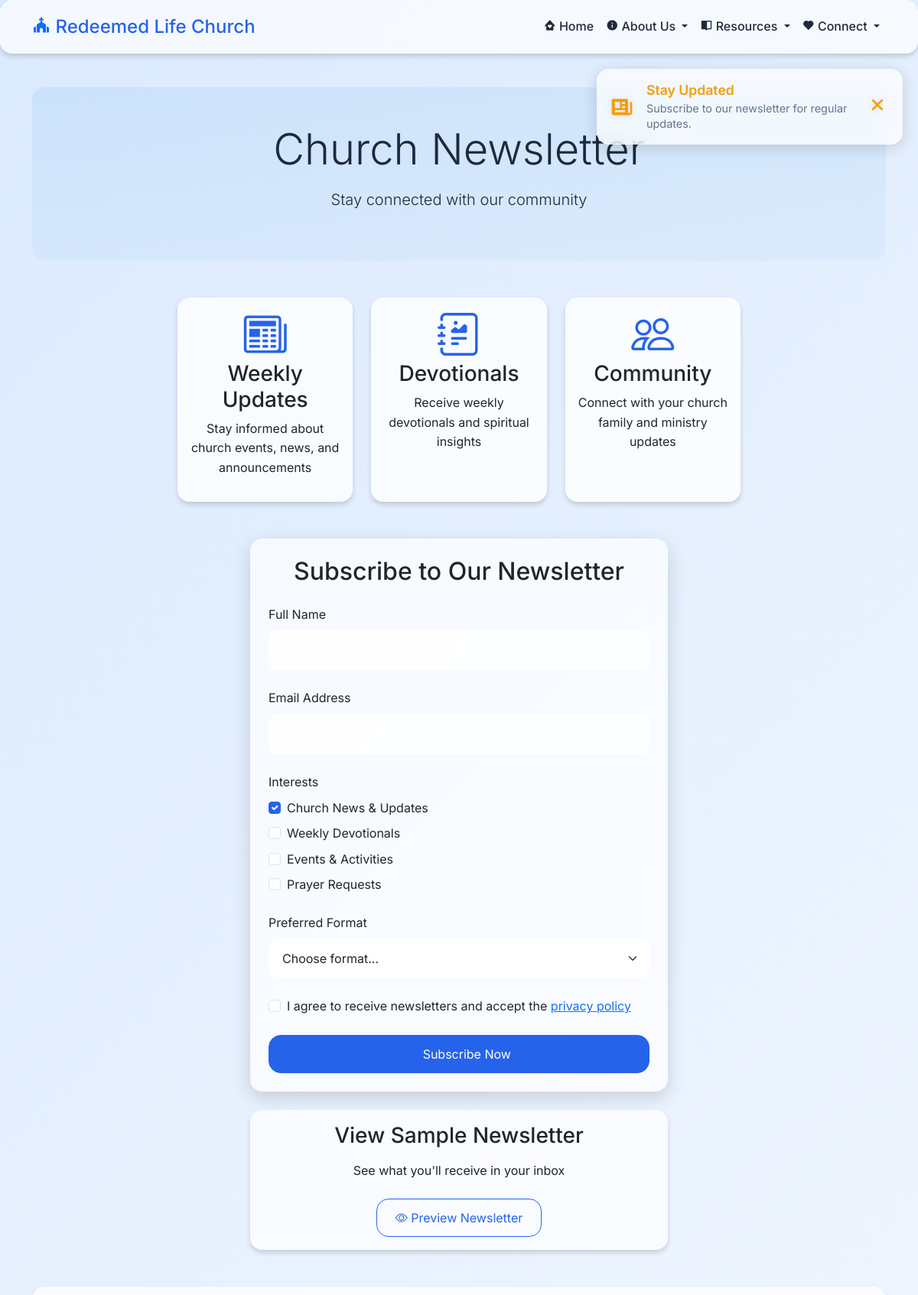
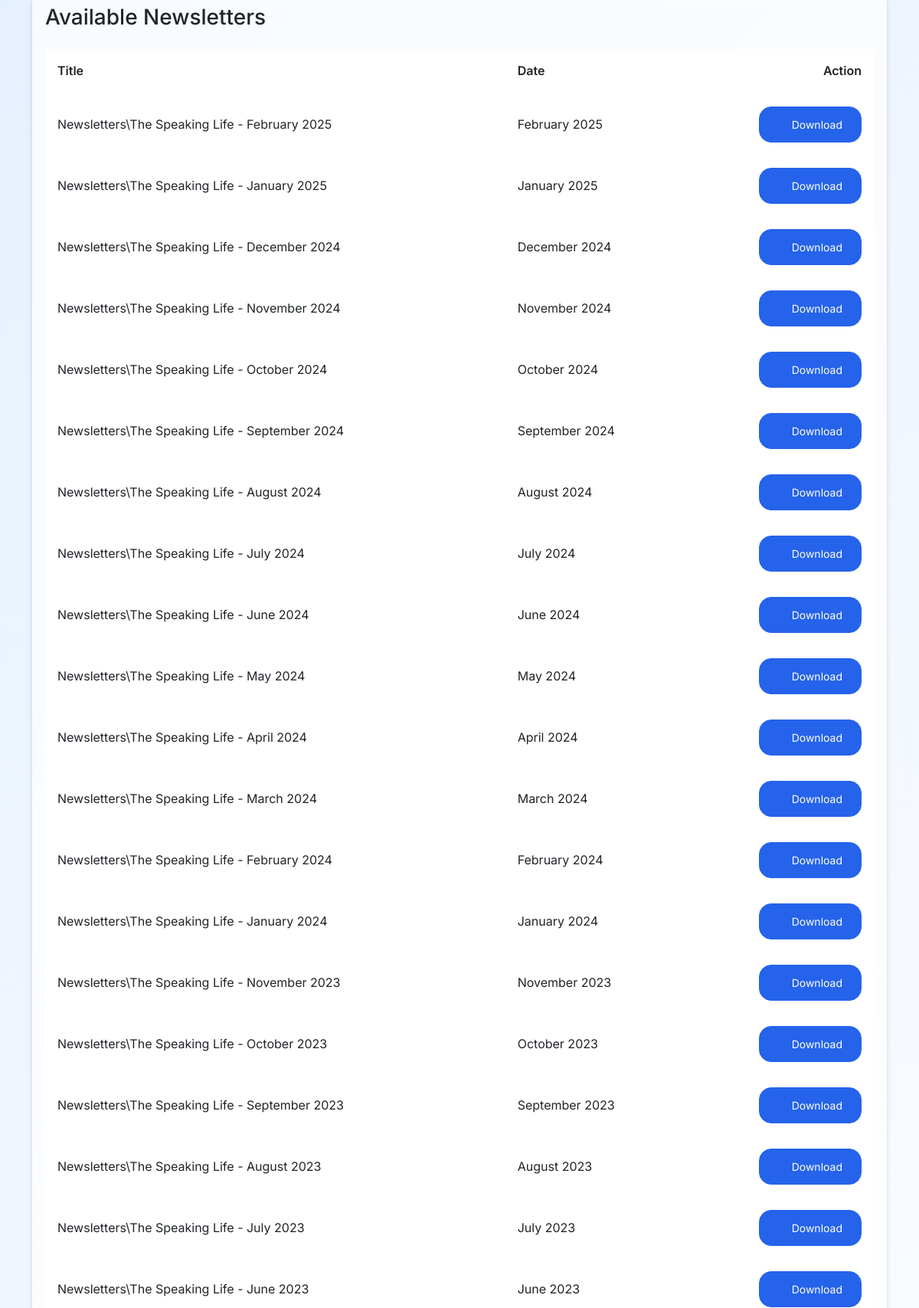
The page /newsletter/ (upper part) on the database its author committed (2 pictures, top to bottom).
### core/models.py (models this page shows, shortened)
class Newsletter(models.Model):
    title = models.CharField(max_length=200)
    file = models.FileField(upload_to='newsletters/')
    description = models.TextField(blank=True)
    date_created = models.DateTimeField()
    is_published = models.BooleanField(default=False)
    class Meta:
        ordering = ['-date_created']
    def get_display_name(self):
        filename = os.path.basename(self.file.name)
        filename = filename.replace('.pdf', '')
        name_part = filename.split('_')[0]
        name_part = name_part.replace('-', ' ').title()
        date_str = self.date_created.strftime('%B %Y')
        return f"{name_part} - {date_str}"

### core/views.py (the view)
# urls.py: path('newsletter/', views.newsletter, name='newsletter'),
def newsletter(request):
    if request.method == 'POST':
        messages.success(request, 'Successfully subscribed to the newsletter!')
        return redirect('newsletter')
    newsletters = Newsletter.objects.filter(is_published=True).order_by('-date_created')
    return render(request, 'core/newsletter.html', {
        'newsletters': newsletters
    })

### core/templates/core/newsletter.html (shortened to what this page needs)
{% extends 'core/base.html' %}
{% load static %}
{% block content %}
<div class="newsletter-hero text-center mb-5">
    <h1 class="display-4 mb-3">Church Newsletter</h1>
    <p class="lead">Stay connected with our community</p>
</div>
<div class="row justify-content-center">
    <div class="col-lg-8 mb-5">
        <div class="row g-4">
            <div class="col-md-4">
                <div class="card h-100 feature-card text-center">
                    <div class="card-body">
                        <i class="bi bi-newspaper display-4 mb-3"></i>
                        <h3>Weekly Updates</h3>
                        <p>Stay informed about church events, news, and announcements</p>
                    </div>
                </div>
            </div>
            <div class="col-md-4">
                <div class="card h-100 feature-card text-center">
                    <div class="card-body">
                        <i class="bi bi-journal-richtext display-4 mb-3"></i>
                        <h3>Devotionals</h3>
                        <p>Receive weekly devotionals and spiritual insights</p>
                    </div>
                </div>
            </div>
            <div class="col-md-4">
                <div class="card h-100 feature-card text-center">
                    <div class="card-body">
                        <i class="bi bi-people display-4 mb-3"></i>
                        <h3>Community</h3>
                        <p>Connect with your church family and ministry updates</p>
                    </div>
                </div>
            </div>
        </div>
    </div>
    <div class="col-lg-6">
        <div class="card subscription-card">
            <div class="card-body p-4">
                <h2 class="text-center mb-4">Subscribe to Our Newsletter</h2>
                <form id="newsletter-form" method="post" class="needs-validation" novalidate>
                    <div class="mb-4">
                        <label class="form-label">Full Name</label>
                        <input type="text" class="form-control" name="name" required>
                    </div>
                    <div class="mb-4">
                        <label class="form-label">Email Address</label>
                        <input type="email" class="form-control" name="email" required>
                    </div>
                    <div class="mb-4">
                        <label class="form-label">Interests</label>
                        <div class="form-check mb-2">
                            <input class="form-check-input" type="checkbox" name="interests" value="church_news" checked>
                            <label class="form-check-label">Church News & Updates</label>
                        </div>
                        <div class="form-check mb-2">
                            <input class="form-check-input" type="checkbox" name="interests" value="devotionals">
                            <label class="form-check-label">Weekly Devotionals</label>
                        </div>
                        <div class="form-check mb-2">
                            <input class="form-check-input" type="checkbox" name="interests" value="events">
                            <label class="form-check-label">Events & Activities</label>
                        </div>
                        <div class="form-check">
                            <input class="form-check-input" type="checkbox" name="interests" value="prayer_requests">
                            <label class="form-check-label">Prayer Requests</label>
                        </div>
                    </div>
                    <div class="mb-4">
                        <label class="form-label">Preferred Format</label>
                        <select class="form-select" name="format" required>
                            <option value="">Choose format...</option>
                        </select>
                    </div>
                    <div class="mb-4">
                        <div class="form-check">
                            <input class="form-check-input" type="checkbox" name="privacy" required>
                            <label class="form-check-label">
                                I agree to receive newsletters and accept the <a href="#">privacy policy</a>
                            </label>
                        </div>
                    </div>
                    <button type="submit" class="btn btn-primary w-100">
                        <i class="bi bi-envelope-check"></i> Subscribe Now
                    </button>
                </form>
            </div>
        </div>
        <div class="card mt-4">
            <div class="card-body text-center">
                <h3 class="mb-3">View Sample Newsletter</h3>
                <p class="mb-4">See what you'll receive in your inbox</p>
                <button class="btn btn-outline-primary" data-bs-toggle="modal" data-bs-target="#sampleNewsletter">
                    <i class="bi bi-eye"></i> Preview Newsletter
                </button>
            </div>
        </div>
    </div>
</div>
<div class="col-12 mt-5">
    <div class="card">
        <div class="card-body">
            <h3 class="card-title mb-4">Available Newsletters</h3>
            <div class="table-responsive">
                <table class="table table-hover">
                    <thead>
                        <tr>
                            <th>Title</th>
                            <th>Date</th>
                            <th class="text-end">Action</th>
                        </tr>
                    </thead>
                    <tbody>
                        {% for newsletter in newsletters %}
                        <tr>
                            <td class="align-middle">{{ newsletter.get_display_name }}</td>
                            <td class="align-middle">{{ newsletter.date_created|date:"F Y" }}</td>
                            <td class="align-middle text-end">
                                <a href="{{ newsletter.file.url }}" class="btn btn-sm btn-primary" target="_blank">
                                    <i class="bi bi-download"></i> Download
                                </a>
                            </td>
                        </tr>
                        {% empty %}
                        <tr>
                            <td colspan="3" class="text-center">No newsletters available yet.</td>
                        </tr>
                        {% endfor %}
                    </tbody>
                </table>
            </div>
        </div>
    </div>
</div>
{% endblock %}

### core/templates/core/base.html (shortened to what this page needs)
{% load static %}
<!DOCTYPE html>
<html lang="en">
<head>
    <link href="https://cdn.jsdelivr.net/npm/aos@2.3.4/dist/aos.css" rel="stylesheet">
    <link href="https://cdn.jsdelivr.net/npm/swiper@10/swiper-bundle.min.css" rel="stylesheet">
    <link href="https://cdn.jsdelivr.net/npm/lightbox2@2.11.4/dist/css/lightbox.min.css" rel="stylesheet">
    <link href="https://cdn.jsdelivr.net/npm/animate.css@4.1.1/animate.min.css" rel="stylesheet">
    <link href="https://cdn.jsdelivr.net/npm/fullcalendar@5.11.3/main.min.css" rel="stylesheet">
    <link href="https://cdn.jsdelivr.net/npm/bootstrap@5.3.0/dist/css/bootstrap.min.css" rel="stylesheet">
    <link href="https://cdn.jsdelivr.net/npm/bootstrap-icons@1.7.2/font/bootstrap-icons.css" rel="stylesheet">
    <link href="https://unpkg.com/boxicons@2.1.4/css/boxicons.min.css" rel="stylesheet">
    <link href="{% static 'css/style.css' %}" rel="stylesheet">
    <link href="https://cdn.jsdelivr.net/npm/bootstrap@5.3.0/dist/css/bootstrap.min.css" rel="stylesheet">
    <link href="https://cdn.jsdelivr.net/npm/bootstrap-icons@1.7.2/font/bootstrap-icons.css" rel="stylesheet">
    <link href="{% static 'css/style.css' %}" rel="stylesheet">
</head>
<body>
    <nav class="navbar navbar-expand-lg glass">
        <div class="container">
            <a class="navbar-brand" href="{% url 'home' %}">
                <i class="bx bxs-church text-primary"></i> Redeemed Life Church
            </a>
            <div class="collapse navbar-collapse" id="navbarNav">
                <ul class="navbar-nav ms-auto">
                    <li class="nav-item">
                        <a class="nav-link" href="{% url 'home' %}">
                            <i class="bx bxs-home-heart"></i> Home
                        </a>
                    </li>
                    <li class="nav-item dropdown">
                        <a class="nav-link dropdown-toggle" href="#" role="button" data-bs-toggle="dropdown">
                            <i class="bx bxs-info-circle"></i> About Us
                        </a>
                    </li>
                    <li class="nav-item dropdown">
                        <a class="nav-link dropdown-toggle" href="#" role="button" data-bs-toggle="dropdown">
                            <i class="bx bxs-book-open"></i> Resources
                        </a>
                    </li>
                    <li class="nav-item dropdown">
                        <a class="nav-link dropdown-toggle" href="#" role="button" data-bs-toggle="dropdown">
                            <i class="bx bxs-heart"></i> Connect
                        </a>
                    </li>
                </ul>
            </div>
        </div>
    </nav>
    <main>
        <div class="container my-4">
            {% block content %}
            {% endblock %}
        </div>
    </main>
</body>
</html>

### static/css/style.css (style rules this page uses)
:root { --primary: #2563eb; --primary-dark: #1d4ed8; --primary-light: #dbeafe; --secondary: #f59e0b; --secondary-dark: #d97706; --secondary-light: #fef3c7; --background: #ffffff; --surface: rgba(255, 255, 255, 0.8); --glass: rgba(255, 255, 255, 0.7); --border: rgba(255, 255, 255, 0.2); --text: #1e293b; --text-light: #64748b; --shadow-sm: 0 2px 4px rgba(0, 0, 0, 0.1); --shadow: 0 4px 6px rgba(0, 0, 0, 0.15); --shadow-lg: 0 8px 24px rgba(0, 0, 0, 0.15); --glass-blur: blur(10px); --glass-border: 1px solid var(--border); --glass-radius: 1rem; --glass-dark: rgba(255, 255, 255, 0.8); }
body { font-family: 'Inter', sans-serif; background: linear-gradient(135deg, var(--primary-light) 0%, var(--background) 100%); color: var(--text); line-height: 1.6; min-height: 100vh; }
.navbar { background: var(--glass); backdrop-filter: var(--glass-blur); box-shadow: var(--shadow); padding: 0.75rem 0; position: fixed; width: 100%; top: 0; z-index: 1000; transition: all 0.3s ease; height: 70px; border-bottom: var(--glass-border); }
.navbar-brand { font-size: 1.5rem; font-weight: 500; color: var(--primary); }
.nav-link { font-weight: 500; color: var(--text) !important; }
.card { background: var(--glass); backdrop-filter: var(--glass-blur); border: var(--glass-border); border-radius: var(--glass-radius); box-shadow: var(--shadow); transition: transform 0.3s ease, box-shadow 0.3s ease; }
.btn { padding: 0.75rem 1.5rem; border-radius: var(--glass-radius); transition: all 0.3s ease; }
.btn-primary { background-color: var(--primary); border-color: var(--primary); color: white; }
.btn-outline-primary { color: var(--primary); border-color: var(--primary); }
.bi { color: var(--primary); }
.form-control { background: var(--surface); border: var(--glass-border); border-radius: var(--glass-radius); padding: 0.75rem 1rem; transition: all 0.3s ease; }
main { padding-top: 90px; min-height: calc(100vh - 400px); }
.newsletter-hero { background: linear-gradient(rgba(52, 152, 219, 0.1), rgba(52, 152, 219, 0.05)); padding: 3rem 0; border-radius: 1rem; margin-bottom: 2rem; }
.feature-card { border: none; background: var(--surface); transition: transform 0.3s ease, box-shadow 0.3s ease; }
.feature-card i { color: var(--primary); margin-bottom: 1rem; }
.subscription-card { border: none; box-shadow: var(--shadow-lg); border-radius: 1rem; }
.form-control, .form-select { padding: 0.75rem 1rem; border-radius: 0.75rem; border: 2px solid var(--border); transition: all 0.3s ease; }
.form-check-input:checked { background-color: var(--primary); border-color: var(--primary); }
.table-responsive { margin: 0; padding: 0; width: 100%; overflow-x: auto; -webkit-overflow-scrolling: touch; }
.table { width: 100%; margin-bottom: 0; background-color: var(--background); border-collapse: collapse; }
.table th { font-weight: 600; border-bottom: 2px solid var(--border); padding: 1rem; }
.table td { padding: 1rem; border-bottom: 1px solid var(--border); }
.glass { background: var(--glass); backdrop-filter: var(--glass-blur); border: var(--glass-border); border-radius: var(--glass-radius); }
.nav-link i { transition: transform 0.3s ease; }

### rows shown on the page
Newsletter: get_display_name "Newsletters\\The Speaking Life - February 2025", date_created "February 2025"
Newsletter: get_display_name "Newsletters\\The Speaking Life - January 2025", date_created "January 2025"
Newsletter: get_display_name "Newsletters\\The Speaking Life - December 2024", date_created "December 2024"
Newsletter: get_display_name "Newsletters\\The Speaking Life - November 2024", date_created "November 2024"
Newsletter: get_display_name "Newsletters\\The Speaking Life - October 2024", date_created "October 2024"
Newsletter: get_display_name "Newsletters\\The Speaking Life - September 2024", date_created "September 2024"
Newsletter: get_display_name "Newsletters\\The Speaking Life - August 2024", date_created "August 2024"
Newsletter: get_display_name "Newsletters\\The Speaking Life - July 2024", date_created "July 2024"
Newsletter: get_display_name "Newsletters\\The Speaking Life - June 2024", date_created "June 2024"
Newsletter: get_display_name "Newsletters\\The Speaking Life - May 2024", date_created "May 2024"
Newsletter: get_display_name "Newsletters\\The Speaking Life - April 2024", date_created "April 2024"
Newsletter: get_display_name "Newsletters\\The Speaking Life - March 2024", date_created "March 2024"
Newsletter: get_display_name "Newsletters\\The Speaking Life - February 2024", date_created "February 2024"
Newsletter: get_display_name "Newsletters\\The Speaking Life - January 2024", date_created "January 2024"
Newsletter: get_display_name "Newsletters\\The Speaking Life - November 2023", date_created "November 2023"
Newsletter: get_display_name "Newsletters\\The Speaking Life - October 2023", date_created "October 2023"
Newsletter: get_display_name "Newsletters\\The Speaking Life - September 2023", date_created "September 2023"
Newsletter: get_display_name "Newsletters\\The Speaking Life - August 2023", date_created "August 2023"
Newsletter: get_display_name "Newsletters\\The Speaking Life - July 2023", date_created "July 2023"
Newsletter: get_display_name "Newsletters\\The Speaking Life - June 2023", date_created "June 2023"
